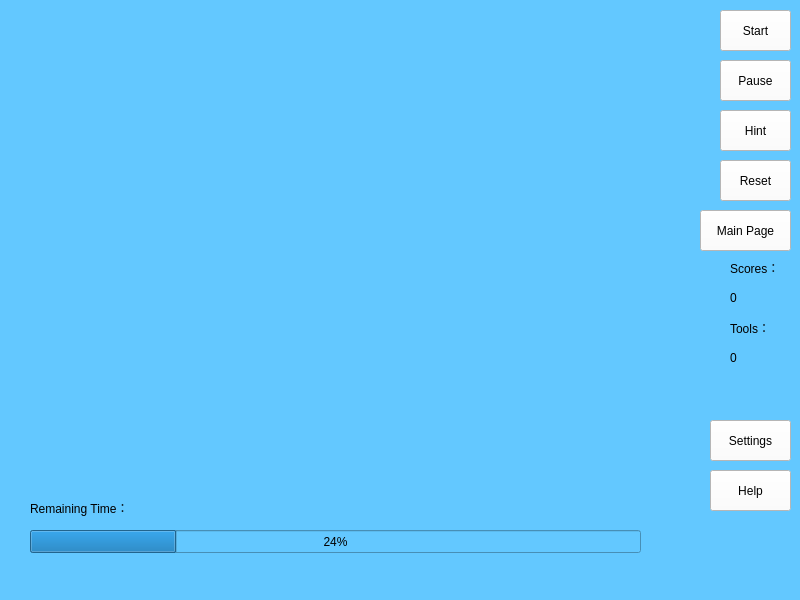
<?xml version="1.0" encoding="UTF-8"?>
<ui version="4.0">
 <class>RelaxedModeWindow</class>
 <widget class="QMainWindow" name="RelaxedModeWindow">
  <property name="geometry">
   <rect>
    <x>0</x>
    <y>0</y>
    <width>800</width>
    <height>600</height>
   </rect>
  </property>
  <property name="windowTitle">
   <string>MainWindow</string>
  </property>
  <property name="styleSheet">
   <string notr="true">background-color: rgb(99, 200, 255);</string>
  </property>
  <widget class="QWidget" name="centralwidget">
   <widget class="QWidget" name="picWidget" native="true">
    <property name="geometry">
     <rect>
      <x>0</x>
      <y>0</y>
      <width>720</width>
      <height>480</height>
     </rect>
    </property>
    <property name="styleSheet">
     <string notr="true">background-image: url();</string>
    </property>
   </widget>
   <widget class="QPushButton" name="pushButton">
    <property name="geometry">
     <rect>
      <x>720</x>
      <y>10</y>
      <width>71</width>
      <height>41</height>
     </rect>
    </property>
    <property name="autoFillBackground">
     <bool>false</bool>
    </property>
    <property name="styleSheet">
     <string notr="true">background-color: rgb(255, 255, 255);</string>
    </property>
    <property name="text">
     <string>Start</string>
    </property>
   </widget>
   <widget class="QPushButton" name="pushButton_2">
    <property name="geometry">
     <rect>
      <x>720</x>
      <y>60</y>
      <width>71</width>
      <height>41</height>
     </rect>
    </property>
    <property name="styleSheet">
     <string notr="true">background-color: rgb(255, 255, 255);</string>
    </property>
    <property name="text">
     <string>Pause</string>
    </property>
   </widget>
   <widget class="QPushButton" name="pushButton_3">
    <property name="geometry">
     <rect>
      <x>720</x>
      <y>110</y>
      <width>71</width>
      <height>41</height>
     </rect>
    </property>
    <property name="styleSheet">
     <string notr="true">background-color: rgb(255, 255, 255);</string>
    </property>
    <property name="text">
     <string>Hint</string>
    </property>
   </widget>
   <widget class="QPushButton" name="pushButton_4">
    <property name="geometry">
     <rect>
      <x>720</x>
      <y>160</y>
      <width>71</width>
      <height>41</height>
     </rect>
    </property>
    <property name="styleSheet">
     <string notr="true">background-color: rgb(255, 255, 255);</string>
    </property>
    <property name="text">
     <string>Reset</string>
    </property>
   </widget>
   <widget class="QPushButton" name="pushButton_5">
    <property name="geometry">
     <rect>
      <x>700</x>
      <y>210</y>
      <width>91</width>
      <height>41</height>
     </rect>
    </property>
    <property name="styleSheet">
     <string notr="true">background-color: rgb(255, 255, 255);</string>
    </property>
    <property name="text">
     <string>Main Page</string>
    </property>
   </widget>
   <widget class="QPushButton" name="pushButton_7">
    <property name="geometry">
     <rect>
      <x>710</x>
      <y>420</y>
      <width>81</width>
      <height>41</height>
     </rect>
    </property>
    <property name="styleSheet">
     <string notr="true">background-color: rgb(255, 255, 255);</string>
    </property>
    <property name="text">
     <string>Settings</string>
    </property>
   </widget>
   <widget class="QPushButton" name="pushButton_8">
    <property name="geometry">
     <rect>
      <x>710</x>
      <y>470</y>
      <width>81</width>
      <height>41</height>
     </rect>
    </property>
    <property name="styleSheet">
     <string notr="true">background-color: rgb(255, 255, 255);</string>
    </property>
    <property name="text">
     <string>Help</string>
    </property>
   </widget>
   <widget class="QLabel" name="label">
    <property name="geometry">
     <rect>
      <x>730</x>
      <y>260</y>
      <width>59</width>
      <height>16</height>
     </rect>
    </property>
    <property name="styleSheet">
     <string notr="true">font: 13pt &quot;.SF NS Text&quot;;</string>
    </property>
    <property name="text">
     <string>Scores：</string>
    </property>
   </widget>
   <widget class="QLabel" name="label_2">
    <property name="geometry">
     <rect>
      <x>730</x>
      <y>290</y>
      <width>61</width>
      <height>16</height>
     </rect>
    </property>
    <property name="styleSheet">
     <string notr="true">font: 18pt &quot;.SF NS Text&quot;;</string>
    </property>
    <property name="text">
     <string>0</string>
    </property>
   </widget>
   <widget class="QLabel" name="label_3">
    <property name="geometry">
     <rect>
      <x>30</x>
      <y>500</y>
      <width>121</width>
      <height>16</height>
     </rect>
    </property>
    <property name="text">
     <string>Remaining Time：</string>
    </property>
   </widget>
   <widget class="QProgressBar" name="progressBar">
    <property name="geometry">
     <rect>
      <x>30</x>
      <y>530</y>
      <width>611</width>
      <height>23</height>
     </rect>
    </property>
    <property name="value">
     <number>24</number>
    </property>
   </widget>
   <widget class="QLabel" name="label_4">
    <property name="geometry">
     <rect>
      <x>730</x>
      <y>320</y>
      <width>59</width>
      <height>16</height>
     </rect>
    </property>
    <property name="text">
     <string>Tools：</string>
    </property>
   </widget>
   <widget class="QLabel" name="label_5">
    <property name="geometry">
     <rect>
      <x>730</x>
      <y>350</y>
      <width>61</width>
      <height>16</height>
     </rect>
    </property>
    <property name="styleSheet">
     <string notr="true">font: 18pt &quot;.SF NS Text&quot;;</string>
    </property>
    <property name="text">
     <string>0</string>
    </property>
   </widget>
  </widget>
 </widget>
 <resources/>
 <connections/>
</ui>
